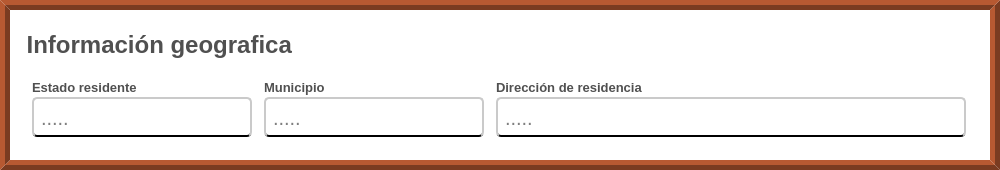
              <widget class="QFrame" name="info_geografica">
               <property name="sizePolicy">
                <sizepolicy hsizetype="Preferred" vsizetype="Preferred">
                 <horstretch>0</horstretch>
                 <verstretch>10</verstretch>
                </sizepolicy>
               </property>
               <property name="minimumSize">
                <size>
                 <width>1000</width>
                 <height>170</height>
                </size>
               </property>
               <property name="maximumSize">
                <size>
                 <width>1000</width>
                 <height>16777215</height>
                </size>
               </property>
               <property name="styleSheet">
                <string notr="true">QFrame{
	background-color: rgb(255, 255, 255);
	border:10px ridge rgb(122, 59, 33);
}</string>
               </property>
               <property name="frameShape">
                <enum>QFrame::NoFrame</enum>
               </property>
               <property name="frameShadow">
                <enum>QFrame::Raised</enum>
               </property>
               <layout class="QVBoxLayout" name="verticalLayout_8">
                <property name="leftMargin">
                 <number>10</number>
                </property>
                <property name="topMargin">
                 <number>20</number>
                </property>
                <item>
                 <widget class="QLabel" name="label_titulo_del_segmento_info_geografica">
                  <property name="maximumSize">
                   <size>
                    <width>16777215</width>
                    <height>30</height>
                   </size>
                  </property>
                  <property name="font">
                   <font>
                    <family>Arial</family>
                    <pointsize>18</pointsize>
                    <weight>75</weight>
                    <bold>true</bold>
                   </font>
                  </property>
                  <property name="styleSheet">
                   <string notr="true">QLabel{
	

	
	color: rgb(80, 80, 80);
	border:none;
	border-color: #ffffff;


}
</string>
                  </property>
                  <property name="text">
                   <string> Información geografica</string>
                  </property>
                  <property name="scaledContents">
                   <bool>false</bool>
                  </property>
                 </widget>
                </item>
                <item>
                 <widget class="QFrame" name="espacio_para_preguntas">
                  <property name="styleSheet">
                   <string notr="true">border-radius:0px;
border:none;
/*border:1px solid;*/</string>
                  </property>
                  <property name="frameShape">
                   <enum>QFrame::StyledPanel</enum>
                  </property>
                  <property name="frameShadow">
                   <enum>QFrame::Raised</enum>
                  </property>
                  <layout class="QGridLayout" name="gridLayout_3" rowstretch="0" columnstretch="0,0,0" rowminimumheight="0" columnminimumwidth="0,0,0">
                   <property name="horizontalSpacing">
                    <number>9</number>
                   </property>
                   <property name="verticalSpacing">
                    <number>20</number>
                   </property>
                   <item row="0" column="0">
                    <layout class="QVBoxLayout" name="verticalLayout_24">
                     <property name="spacing">
                      <number>0</number>
                     </property>
                     <item alignment="Qt::AlignLeft">
                      <widget class="QLabel" name="label_estado_residente">
                       <property name="maximumSize">
                        <size>
                         <width>16777215</width>
                         <height>20</height>
                        </size>
                       </property>
                       <property name="font">
                        <font>
                         <family>Arial</family>
                         <pointsize>10</pointsize>
                         <weight>75</weight>
                         <bold>true</bold>
                        </font>
                       </property>
                       <property name="styleSheet">
                        <string notr="true">QLabel{
		
	color: rgb(80, 80, 80);

	border-color: #ffffff;


}
</string>
                       </property>
                       <property name="text">
                        <string>Estado residente</string>
                       </property>
                       <property name="scaledContents">
                        <bool>false</bool>
                       </property>
                      </widget>
                     </item>
                     <item>
                      <widget class="QLineEdit" name="input_estado_residente">
                       <property name="sizePolicy">
                        <sizepolicy hsizetype="Fixed" vsizetype="Fixed">
                         <horstretch>0</horstretch>
                         <verstretch>20</verstretch>
                        </sizepolicy>
                       </property>
                       <property name="minimumSize">
                        <size>
                         <width>220</width>
                         <height>40</height>
                        </size>
                       </property>
                       <property name="font">
                        <font>
                         <family>Arial</family>
                         <pointsize>15</pointsize>
                        </font>
                       </property>
                       <property name="styleSheet">
                        <string notr="true">QLineEdit{
	
	background-color: rgb(255, 255, 255);
	border-radius:5px;
	padding-left: 5px;
 padding-right:5px;
	padding-top:1px;
	border-bottom:2px solid black  ;
	border-top: 2px solid rgb(202, 202, 202);
	border-left: 2px solid rgb(202, 202, 202);
	border-right: 2px solid rgb(202, 202, 202);

}

QLineEdit:focus{

	border: 2px solid rgb(17, 192, 255)



}
</string>
                       </property>
                       <property name="placeholderText">
                        <string>.....</string>
                       </property>
                      </widget>
                     </item>
                    </layout>
                   </item>
                   <item row="0" column="1">
                    <layout class="QVBoxLayout" name="verticalLayout_25">
                     <property name="spacing">
                      <number>0</number>
                     </property>
                     <item alignment="Qt::AlignLeft">
                      <widget class="QLabel" name="label_municipio">
                       <property name="maximumSize">
                        <size>
                         <width>16777215</width>
                         <height>20</height>
                        </size>
                       </property>
                       <property name="font">
                        <font>
                         <family>Arial</family>
                         <pointsize>10</pointsize>
                         <weight>75</weight>
                         <bold>true</bold>
                        </font>
                       </property>
                       <property name="styleSheet">
                        <string notr="true">QLabel{
		
	color: rgb(80, 80, 80);

	border-color: #ffffff;


}
</string>
                       </property>
                       <property name="text">
                        <string>Municipio</string>
                       </property>
                       <property name="scaledContents">
                        <bool>false</bool>
                       </property>
                      </widget>
                     </item>
                     <item>
                      <widget class="QLineEdit" name="input_municipio">
                       <property name="sizePolicy">
                        <sizepolicy hsizetype="Fixed" vsizetype="Fixed">
                         <horstretch>0</horstretch>
                         <verstretch>50</verstretch>
                        </sizepolicy>
                       </property>
                       <property name="minimumSize">
                        <size>
                         <width>220</width>
                         <height>40</height>
                        </size>
                       </property>
                       <property name="font">
                        <font>
                         <family>Arial</family>
                         <pointsize>15</pointsize>
                        </font>
                       </property>
                       <property name="styleSheet">
                        <string notr="true">QLineEdit{
	
	background-color: rgb(255, 255, 255);
	border-radius:5px;
	padding-left: 5px;
 padding-right:5px;
	padding-top:1px;
	border-bottom:2px solid black  ;
	border-top: 2px solid rgb(202, 202, 202);
	border-left: 2px solid rgb(202, 202, 202);
	border-right: 2px solid rgb(202, 202, 202);

}

QLineEdit:focus{

	border: 2px solid rgb(17, 192, 255)



}
</string>
                       </property>
                       <property name="placeholderText">
                        <string>.....</string>
                       </property>
                      </widget>
                     </item>
                    </layout>
                   </item>
                   <item row="0" column="2">
                    <layout class="QVBoxLayout" name="verticalLayout_26">
                     <property name="spacing">
                      <number>0</number>
                     </property>
                     <item alignment="Qt::AlignLeft">
                      <widget class="QLabel" name="label_direccion_recidencia">
                       <property name="sizePolicy">
                        <sizepolicy hsizetype="Preferred" vsizetype="Preferred">
                         <horstretch>0</horstretch>
                         <verstretch>20</verstretch>
                        </sizepolicy>
                       </property>
                       <property name="maximumSize">
                        <size>
                         <width>16777215</width>
                         <height>20</height>
                        </size>
                       </property>
                       <property name="font">
                        <font>
                         <family>Arial</family>
                         <pointsize>10</pointsize>
                         <weight>75</weight>
                         <bold>true</bold>
                        </font>
                       </property>
                       <property name="styleSheet">
                        <string notr="true">QLabel{
		
	color: rgb(80, 80, 80);

	border-color: #ffffff;


}
</string>
                       </property>
                       <property name="text">
                        <string>Dirección de residencia</string>
                       </property>
                       <property name="scaledContents">
                        <bool>false</bool>
                       </property>
                      </widget>
                     </item>
                     <item>
                      <widget class="QLineEdit" name="input_direccion_residencia">
                       <property name="sizePolicy">
                        <sizepolicy hsizetype="Fixed" vsizetype="Fixed">
                         <horstretch>0</horstretch>
                         <verstretch>20</verstretch>
                        </sizepolicy>
                       </property>
                       <property name="minimumSize">
                        <size>
                         <width>470</width>
                         <height>40</height>
                        </size>
                       </property>
                       <property name="font">
                        <font>
                         <family>Arial</family>
                         <pointsize>15</pointsize>
                        </font>
                       </property>
                       <property name="styleSheet">
                        <string notr="true">QLineEdit{
	
	background-color: rgb(255, 255, 255);
	border-radius:5px;
	padding-left: 5px;
 padding-right:5px;
	padding-top:1px;
	border-bottom:2px solid black  ;
	border-top: 2px solid rgb(202, 202, 202);
	border-left: 2px solid rgb(202, 202, 202);
	border-right: 2px solid rgb(202, 202, 202);

}

QLineEdit:focus{

	border: 2px solid rgb(17, 192, 255)



}
</string>
                       </property>
                       <property name="placeholderText">
                        <string>.....</string>
                       </property>
                      </widget>
                     </item>
                    </layout>
                   </item>
                  </layout>
                 </widget>
                </item>
               </layout>
              </widget>
